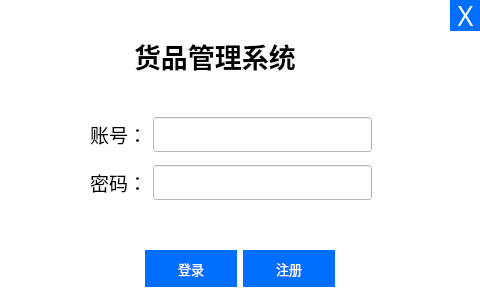
<?xml version="1.0" encoding="UTF-8"?>
<ui version="4.0">
 <class>launcher</class>
 <widget class="QDialog" name="launcher">
  <property name="geometry">
   <rect>
    <x>0</x>
    <y>0</y>
    <width>480</width>
    <height>300</height>
   </rect>
  </property>
  <property name="minimumSize">
   <size>
    <width>480</width>
    <height>300</height>
   </size>
  </property>
  <property name="maximumSize">
   <size>
    <width>480</width>
    <height>300</height>
   </size>
  </property>
  <property name="palette">
   <palette>
    <active>
     <colorrole role="WindowText">
      <brush brushstyle="SolidPattern">
       <color alpha="255">
        <red>0</red>
        <green>0</green>
        <blue>0</blue>
       </color>
      </brush>
     </colorrole>
     <colorrole role="Button">
      <brush brushstyle="SolidPattern">
       <color alpha="255">
        <red>255</red>
        <green>255</green>
        <blue>255</blue>
       </color>
      </brush>
     </colorrole>
     <colorrole role="Light">
      <brush brushstyle="SolidPattern">
       <color alpha="255">
        <red>255</red>
        <green>255</green>
        <blue>255</blue>
       </color>
      </brush>
     </colorrole>
     <colorrole role="Midlight">
      <brush brushstyle="SolidPattern">
       <color alpha="255">
        <red>255</red>
        <green>255</green>
        <blue>255</blue>
       </color>
      </brush>
     </colorrole>
     <colorrole role="Dark">
      <brush brushstyle="SolidPattern">
       <color alpha="255">
        <red>127</red>
        <green>127</green>
        <blue>127</blue>
       </color>
      </brush>
     </colorrole>
     <colorrole role="Mid">
      <brush brushstyle="SolidPattern">
       <color alpha="255">
        <red>170</red>
        <green>170</green>
        <blue>170</blue>
       </color>
      </brush>
     </colorrole>
     <colorrole role="Text">
      <brush brushstyle="SolidPattern">
       <color alpha="255">
        <red>0</red>
        <green>0</green>
        <blue>0</blue>
       </color>
      </brush>
     </colorrole>
     <colorrole role="BrightText">
      <brush brushstyle="SolidPattern">
       <color alpha="255">
        <red>255</red>
        <green>255</green>
        <blue>255</blue>
       </color>
      </brush>
     </colorrole>
     <colorrole role="ButtonText">
      <brush brushstyle="SolidPattern">
       <color alpha="255">
        <red>0</red>
        <green>0</green>
        <blue>0</blue>
       </color>
      </brush>
     </colorrole>
     <colorrole role="Base">
      <brush brushstyle="SolidPattern">
       <color alpha="255">
        <red>255</red>
        <green>255</green>
        <blue>255</blue>
       </color>
      </brush>
     </colorrole>
     <colorrole role="Window">
      <brush brushstyle="SolidPattern">
       <color alpha="255">
        <red>255</red>
        <green>255</green>
        <blue>255</blue>
       </color>
      </brush>
     </colorrole>
     <colorrole role="Shadow">
      <brush brushstyle="SolidPattern">
       <color alpha="255">
        <red>0</red>
        <green>0</green>
        <blue>0</blue>
       </color>
      </brush>
     </colorrole>
     <colorrole role="AlternateBase">
      <brush brushstyle="SolidPattern">
       <color alpha="255">
        <red>255</red>
        <green>255</green>
        <blue>255</blue>
       </color>
      </brush>
     </colorrole>
     <colorrole role="ToolTipBase">
      <brush brushstyle="SolidPattern">
       <color alpha="255">
        <red>255</red>
        <green>255</green>
        <blue>220</blue>
       </color>
      </brush>
     </colorrole>
     <colorrole role="ToolTipText">
      <brush brushstyle="SolidPattern">
       <color alpha="255">
        <red>0</red>
        <green>0</green>
        <blue>0</blue>
       </color>
      </brush>
     </colorrole>
     <colorrole role="PlaceholderText">
      <brush brushstyle="SolidPattern">
       <color alpha="128">
        <red>0</red>
        <green>0</green>
        <blue>0</blue>
       </color>
      </brush>
     </colorrole>
    </active>
    <inactive>
     <colorrole role="WindowText">
      <brush brushstyle="SolidPattern">
       <color alpha="255">
        <red>0</red>
        <green>0</green>
        <blue>0</blue>
       </color>
      </brush>
     </colorrole>
     <colorrole role="Button">
      <brush brushstyle="SolidPattern">
       <color alpha="255">
        <red>255</red>
        <green>255</green>
        <blue>255</blue>
       </color>
      </brush>
     </colorrole>
     <colorrole role="Light">
      <brush brushstyle="SolidPattern">
       <color alpha="255">
        <red>255</red>
        <green>255</green>
        <blue>255</blue>
       </color>
      </brush>
     </colorrole>
     <colorrole role="Midlight">
      <brush brushstyle="SolidPattern">
       <color alpha="255">
        <red>255</red>
        <green>255</green>
        <blue>255</blue>
       </color>
      </brush>
     </colorrole>
     <colorrole role="Dark">
      <brush brushstyle="SolidPattern">
       <color alpha="255">
        <red>127</red>
        <green>127</green>
        <blue>127</blue>
       </color>
      </brush>
     </colorrole>
     <colorrole role="Mid">
      <brush brushstyle="SolidPattern">
       <color alpha="255">
        <red>170</red>
        <green>170</green>
        <blue>170</blue>
       </color>
      </brush>
     </colorrole>
     <colorrole role="Text">
      <brush brushstyle="SolidPattern">
       <color alpha="255">
        <red>0</red>
        <green>0</green>
        <blue>0</blue>
       </color>
      </brush>
     </colorrole>
     <colorrole role="BrightText">
      <brush brushstyle="SolidPattern">
       <color alpha="255">
        <red>255</red>
        <green>255</green>
        <blue>255</blue>
       </color>
      </brush>
     </colorrole>
     <colorrole role="ButtonText">
      <brush brushstyle="SolidPattern">
       <color alpha="255">
        <red>0</red>
        <green>0</green>
        <blue>0</blue>
       </color>
      </brush>
     </colorrole>
     <colorrole role="Base">
      <brush brushstyle="SolidPattern">
       <color alpha="255">
        <red>255</red>
        <green>255</green>
        <blue>255</blue>
       </color>
      </brush>
     </colorrole>
     <colorrole role="Window">
      <brush brushstyle="SolidPattern">
       <color alpha="255">
        <red>255</red>
        <green>255</green>
        <blue>255</blue>
       </color>
      </brush>
     </colorrole>
     <colorrole role="Shadow">
      <brush brushstyle="SolidPattern">
       <color alpha="255">
        <red>0</red>
        <green>0</green>
        <blue>0</blue>
       </color>
      </brush>
     </colorrole>
     <colorrole role="AlternateBase">
      <brush brushstyle="SolidPattern">
       <color alpha="255">
        <red>255</red>
        <green>255</green>
        <blue>255</blue>
       </color>
      </brush>
     </colorrole>
     <colorrole role="ToolTipBase">
      <brush brushstyle="SolidPattern">
       <color alpha="255">
        <red>255</red>
        <green>255</green>
        <blue>220</blue>
       </color>
      </brush>
     </colorrole>
     <colorrole role="ToolTipText">
      <brush brushstyle="SolidPattern">
       <color alpha="255">
        <red>0</red>
        <green>0</green>
        <blue>0</blue>
       </color>
      </brush>
     </colorrole>
     <colorrole role="PlaceholderText">
      <brush brushstyle="SolidPattern">
       <color alpha="128">
        <red>0</red>
        <green>0</green>
        <blue>0</blue>
       </color>
      </brush>
     </colorrole>
    </inactive>
    <disabled>
     <colorrole role="WindowText">
      <brush brushstyle="SolidPattern">
       <color alpha="255">
        <red>127</red>
        <green>127</green>
        <blue>127</blue>
       </color>
      </brush>
     </colorrole>
     <colorrole role="Button">
      <brush brushstyle="SolidPattern">
       <color alpha="255">
        <red>255</red>
        <green>255</green>
        <blue>255</blue>
       </color>
      </brush>
     </colorrole>
     <colorrole role="Light">
      <brush brushstyle="SolidPattern">
       <color alpha="255">
        <red>255</red>
        <green>255</green>
        <blue>255</blue>
       </color>
      </brush>
     </colorrole>
     <colorrole role="Midlight">
      <brush brushstyle="SolidPattern">
       <color alpha="255">
        <red>255</red>
        <green>255</green>
        <blue>255</blue>
       </color>
      </brush>
     </colorrole>
     <colorrole role="Dark">
      <brush brushstyle="SolidPattern">
       <color alpha="255">
        <red>127</red>
        <green>127</green>
        <blue>127</blue>
       </color>
      </brush>
     </colorrole>
     <colorrole role="Mid">
      <brush brushstyle="SolidPattern">
       <color alpha="255">
        <red>170</red>
        <green>170</green>
        <blue>170</blue>
       </color>
      </brush>
     </colorrole>
     <colorrole role="Text">
      <brush brushstyle="SolidPattern">
       <color alpha="255">
        <red>127</red>
        <green>127</green>
        <blue>127</blue>
       </color>
      </brush>
     </colorrole>
     <colorrole role="BrightText">
      <brush brushstyle="SolidPattern">
       <color alpha="255">
        <red>255</red>
        <green>255</green>
        <blue>255</blue>
       </color>
      </brush>
     </colorrole>
     <colorrole role="ButtonText">
      <brush brushstyle="SolidPattern">
       <color alpha="255">
        <red>127</red>
        <green>127</green>
        <blue>127</blue>
       </color>
      </brush>
     </colorrole>
     <colorrole role="Base">
      <brush brushstyle="SolidPattern">
       <color alpha="255">
        <red>255</red>
        <green>255</green>
        <blue>255</blue>
       </color>
      </brush>
     </colorrole>
     <colorrole role="Window">
      <brush brushstyle="SolidPattern">
       <color alpha="255">
        <red>255</red>
        <green>255</green>
        <blue>255</blue>
       </color>
      </brush>
     </colorrole>
     <colorrole role="Shadow">
      <brush brushstyle="SolidPattern">
       <color alpha="255">
        <red>0</red>
        <green>0</green>
        <blue>0</blue>
       </color>
      </brush>
     </colorrole>
     <colorrole role="AlternateBase">
      <brush brushstyle="SolidPattern">
       <color alpha="255">
        <red>255</red>
        <green>255</green>
        <blue>255</blue>
       </color>
      </brush>
     </colorrole>
     <colorrole role="ToolTipBase">
      <brush brushstyle="SolidPattern">
       <color alpha="255">
        <red>255</red>
        <green>255</green>
        <blue>220</blue>
       </color>
      </brush>
     </colorrole>
     <colorrole role="ToolTipText">
      <brush brushstyle="SolidPattern">
       <color alpha="255">
        <red>0</red>
        <green>0</green>
        <blue>0</blue>
       </color>
      </brush>
     </colorrole>
     <colorrole role="PlaceholderText">
      <brush brushstyle="SolidPattern">
       <color alpha="128">
        <red>0</red>
        <green>0</green>
        <blue>0</blue>
       </color>
      </brush>
     </colorrole>
    </disabled>
   </palette>
  </property>
  <property name="font">
   <font>
    <family>等线</family>
    <pointsize>20</pointsize>
   </font>
  </property>
  <property name="windowTitle">
   <string>登录</string>
  </property>
  <property name="autoFillBackground">
   <bool>true</bool>
  </property>
  <widget class="QLabel" name="label">
   <property name="geometry">
    <rect>
     <x>134</x>
     <y>40</y>
     <width>211</width>
     <height>31</height>
    </rect>
   </property>
   <property name="sizePolicy">
    <sizepolicy hsizetype="Preferred" vsizetype="Minimum">
     <horstretch>0</horstretch>
     <verstretch>0</verstretch>
    </sizepolicy>
   </property>
   <property name="font">
    <font>
     <family>等线</family>
     <pointsize>20</pointsize>
     <weight>75</weight>
     <italic>false</italic>
     <bold>true</bold>
    </font>
   </property>
   <property name="text">
    <string>货品管理系统</string>
   </property>
  </widget>
  <widget class="QPushButton" name="creatCountButton">
   <property name="geometry">
    <rect>
     <x>243</x>
     <y>250</y>
     <width>92</width>
     <height>37</height>
    </rect>
   </property>
   <property name="font">
    <font>
     <family>Microsoft YaHei</family>
     <pointsize>10</pointsize>
     <weight>50</weight>
     <italic>false</italic>
     <bold>false</bold>
    </font>
   </property>
   <property name="styleSheet">
    <string notr="true">QPushButton {
	border: none;
	background:  #006eff;
	color: #ffffff;
	font: 10pt &quot;Microsoft YaHei&quot;;
}
 
QPushButton:hover {
	background:  #0068f2;
}
 
QPushButton:pressed {
	background:  #0062e5;
}
 
QPushButton:disable {
	border: 1px solid #d5d5d5;
	color: #bbbbbb;
	background:  #f2f2f2;
}
/**close btn**/
QPushButton{
	font: 10pt &quot;Microsoft YaHei&quot;;
	border: none;
	image: url(:/RoomService/close-button.png);
	background-position: center;
}
QPushButton:hover{
	background-color: rgb(255, 99, 71);
}
QPushButton:pressed{
	background-color: rgb(255, 99, 71);
}</string>
   </property>
   <property name="text">
    <string>注册</string>
   </property>
  </widget>
  <widget class="QPushButton" name="loginButton">
   <property name="geometry">
    <rect>
     <x>145</x>
     <y>250</y>
     <width>92</width>
     <height>37</height>
    </rect>
   </property>
   <property name="font">
    <font>
     <family>Microsoft YaHei</family>
     <pointsize>10</pointsize>
     <weight>50</weight>
     <italic>false</italic>
     <bold>false</bold>
    </font>
   </property>
   <property name="styleSheet">
    <string notr="true">QPushButton {
	border: none;
	background:  #006eff;
	color: #ffffff;
	font: 10pt &quot;Microsoft YaHei&quot;;
}
 
QPushButton:hover {
	background:  #0068f2;
}
 
QPushButton:pressed {
	background:  #0062e5;
}
 
QPushButton:disable {
	border: 1px solid #d5d5d5;
	color: #bbbbbb;
	background:  #f2f2f2;
}
/**close btn**/
QPushButton{
	font: 10pt &quot;Microsoft YaHei&quot;;
	border: none;
	image: url(:/RoomService/close-button.png);
	background-position: center;
}
QPushButton:hover{
	background-color: rgb(255, 99, 71);
}
QPushButton:pressed{
	background-color: rgb(255, 99, 71);
}</string>
   </property>
   <property name="text">
    <string>登录</string>
   </property>
  </widget>
  <widget class="QWidget" name="layoutWidget">
   <property name="geometry">
    <rect>
     <x>90</x>
     <y>110</y>
     <width>282</width>
     <height>98</height>
    </rect>
   </property>
   <layout class="QGridLayout" name="gridLayout">
    <item row="1" column="0">
     <widget class="QLabel" name="label_3">
      <property name="font">
       <font>
        <family>等线</family>
        <pointsize>14</pointsize>
       </font>
      </property>
      <property name="text">
       <string>密码：</string>
      </property>
     </widget>
    </item>
    <item row="1" column="1">
     <widget class="QLineEdit" name="passwordEdit">
      <property name="font">
       <font>
        <family>等线</family>
        <pointsize>14</pointsize>
       </font>
      </property>
      <property name="echoMode">
       <enum>QLineEdit::Password</enum>
      </property>
     </widget>
    </item>
    <item row="0" column="0">
     <widget class="QLabel" name="label_2">
      <property name="font">
       <font>
        <family>等线</family>
        <pointsize>14</pointsize>
       </font>
      </property>
      <property name="text">
       <string>账号：</string>
      </property>
     </widget>
    </item>
    <item row="0" column="1">
     <widget class="QLineEdit" name="userNameEdit">
      <property name="font">
       <font>
        <family>等线</family>
        <pointsize>14</pointsize>
       </font>
      </property>
     </widget>
    </item>
   </layout>
  </widget>
  <widget class="QPushButton" name="quitButton">
   <property name="geometry">
    <rect>
     <x>450</x>
     <y>0</y>
     <width>31</width>
     <height>31</height>
    </rect>
   </property>
   <property name="styleSheet">
    <string notr="true">QPushButton {
	border: none;
	background:  #006eff;
	color: #ffffff;
	font: 10pt &quot;Microsoft YaHei&quot;;
}
 
QPushButton:hover {
	background:  #0068f2;
}
 
QPushButton:pressed {
	background:  #0062e5;
}
 
QPushButton:disable {
	border: 1px solid #d5d5d5;
	color: #bbbbbb;
	background:  #f2f2f2;
}
/**close btn**/
QPushButton{
	font: 10pt &quot;Microsoft YaHei&quot;;
	border: none;
	image: url(:/RoomService/close-button.png);
	background-position: center;
}
QPushButton:hover{
	background-color: rgb(255, 99, 71);
}
QPushButton:pressed{
	background-color: rgb(255, 99, 71);
}</string>
   </property>
   <property name="text">
    <string>X</string>
   </property>
  </widget>
 </widget>
 <resources/>
 <connections/>
</ui>
